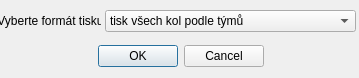
<?xml version="1.0" encoding="UTF-8"?>
<ui version="4.0">
 <class>PrintDialog</class>
 <widget class="QDialog" name="PrintDialog">
  <property name="geometry">
   <rect>
    <x>0</x>
    <y>0</y>
    <width>359</width>
    <height>78</height>
   </rect>
  </property>
  <property name="windowTitle">
   <string>Dialog</string>
  </property>
  <widget class="QDialogButtonBox" name="buttonBox">
   <property name="geometry">
    <rect>
     <x>0</x>
     <y>40</y>
     <width>361</width>
     <height>32</height>
    </rect>
   </property>
   <property name="orientation">
    <enum>Qt::Horizontal</enum>
   </property>
   <property name="standardButtons">
    <set>QDialogButtonBox::Cancel|QDialogButtonBox::Ok</set>
   </property>
   <property name="centerButtons">
    <bool>true</bool>
   </property>
  </widget>
  <widget class="QLabel" name="label">
   <property name="geometry">
    <rect>
     <x>0</x>
     <y>10</y>
     <width>101</width>
     <height>21</height>
    </rect>
   </property>
   <property name="text">
    <string>Vyberte formát tisku</string>
   </property>
   <property name="alignment">
    <set>Qt::AlignCenter</set>
   </property>
  </widget>
  <widget class="QComboBox" name="comboBox">
   <property name="geometry">
    <rect>
     <x>105</x>
     <y>10</y>
     <width>251</width>
     <height>22</height>
    </rect>
   </property>
   <item>
    <property name="text">
     <string>tisk všech kol podle týmů</string>
    </property>
   </item>
   <item>
    <property name="text">
     <string>tisk všech kol chronologicky</string>
    </property>
   </item>
   <item>
    <property name="text">
     <string>pouze nejlepší výsledky podle počtu kol sestupně</string>
    </property>
   </item>
   <item>
    <property name="text">
     <string>pouze nejlepší výsledky podle počtu kol vzestupně</string>
    </property>
   </item>
   <item>
    <property name="text">
     <string>pouze nejlepší výsledky podle nejlepšiho kola sestupně</string>
    </property>
   </item>
   <item>
    <property name="text">
     <string>pouze nejlepší výsledky podle nejlepšiho kola vzestupně</string>
    </property>
   </item>
  </widget>
 </widget>
 <resources/>
 <connections>
  <connection>
   <sender>buttonBox</sender>
   <signal>accepted()</signal>
   <receiver>PrintDialog</receiver>
   <slot>accept()</slot>
   <hints>
    <hint type="sourcelabel">
     <x>248</x>
     <y>254</y>
    </hint>
    <hint type="destinationlabel">
     <x>157</x>
     <y>274</y>
    </hint>
   </hints>
  </connection>
  <connection>
   <sender>buttonBox</sender>
   <signal>rejected()</signal>
   <receiver>PrintDialog</receiver>
   <slot>reject()</slot>
   <hints>
    <hint type="sourcelabel">
     <x>316</x>
     <y>260</y>
    </hint>
    <hint type="destinationlabel">
     <x>286</x>
     <y>274</y>
    </hint>
   </hints>
  </connection>
 </connections>
</ui>
